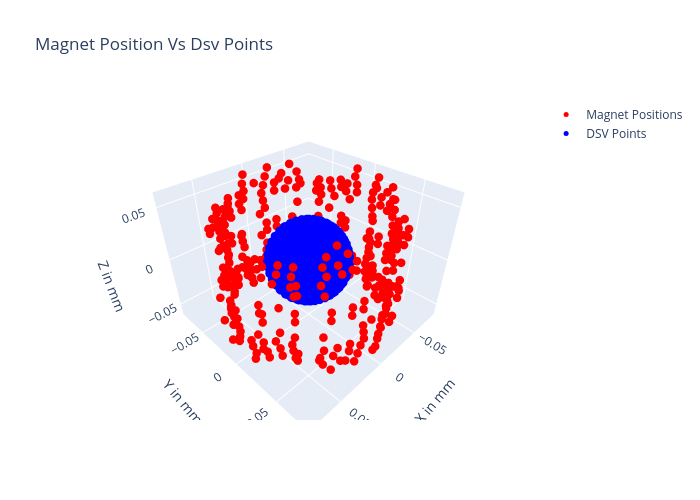

This figure's notebook cell:
### Markdown cell above
## 10. Visualize Final Configuration

### Code cell
# Interactive 3D plot of optimized configuration
visualization.Plot_positions_plotly(cp.asarray(best_full), sample_points_small)

### Figure 1 — Plotly figure (JSON) as saved in the notebook; plotly's stock layout.template omitted (floating-point values rounded to 4 significant figures; data arrays with more than 128 entries replaced by an {"elided": "..."} marker saying what was removed)
{"data": [{"marker": {"color": "red", "size": 5}, "mode": "markers", "name": "Magnet Positions", "type": "scatter3d", "x": {"elided": "360 float values"}, "y": {"elided": "360 float values"}, "z": {"elided": "360 float values"}}, {"marker": {"color": "blue", "size": 5}, "mode": "markers", "name": "DSV Points", "type": "scatter3d", "x": {"elided": "1500 float values"}, "y": {"elided": "1500 float values"}, "z": {"elided": "1500 float values"}}], "layout": {"height": 500, "scene": {"xaxis": {"title": {"text": "X in mm"}}, "yaxis": {"title": {"text": "Y in mm"}}, "zaxis": {"title": {"text": "Z in mm"}}}, "title": {"text": "Magnet Position Vs Dsv Points"}, "width": 700}}
